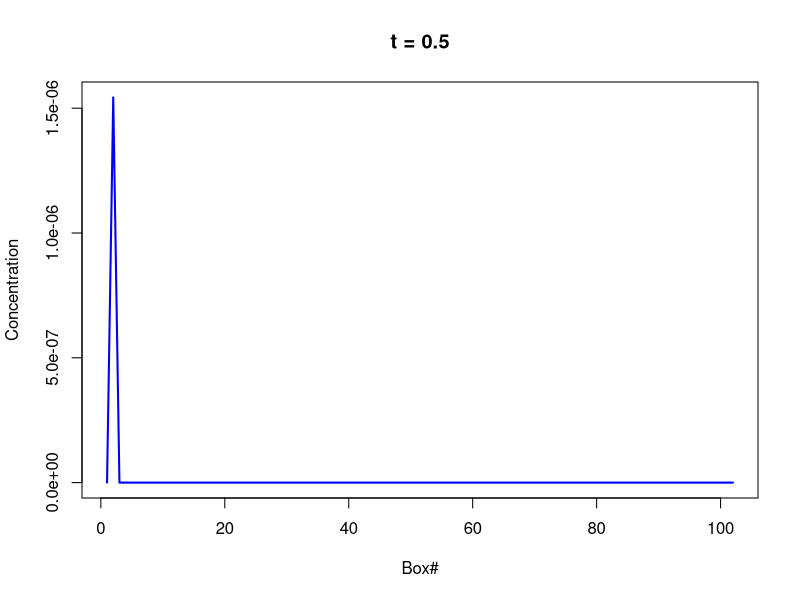
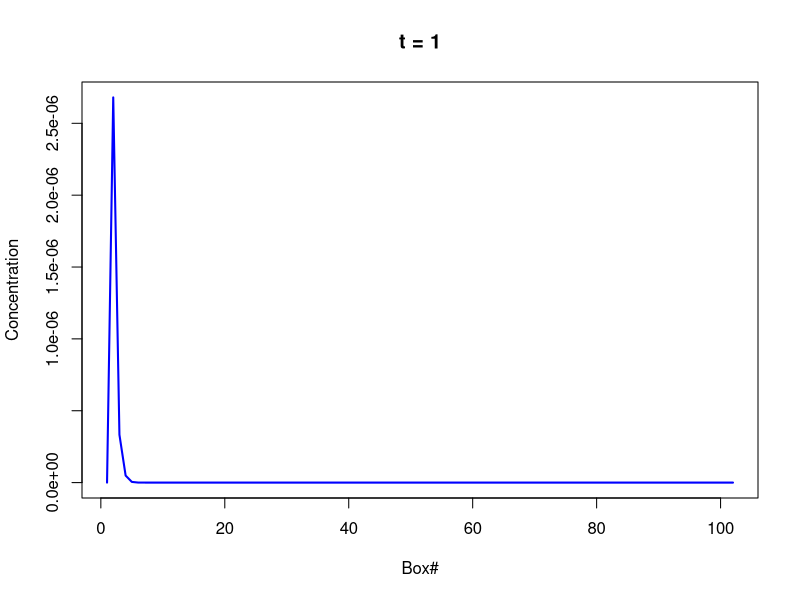
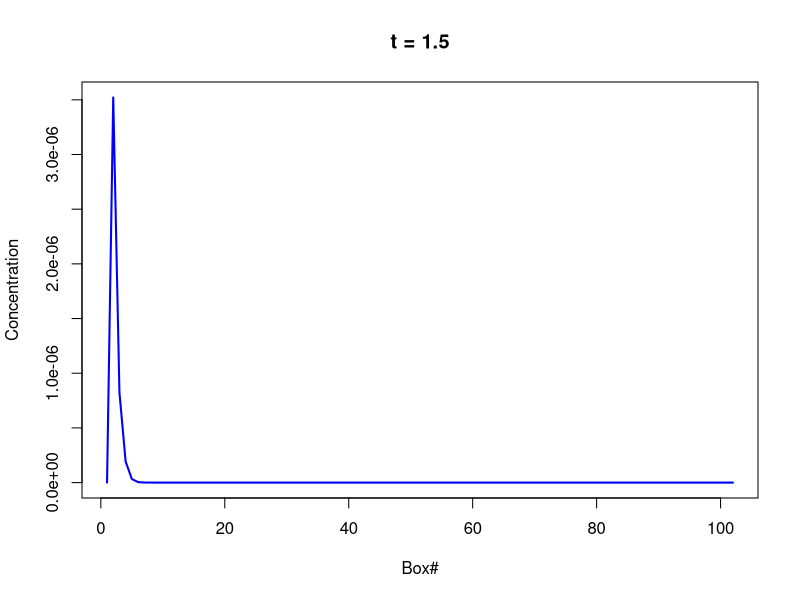
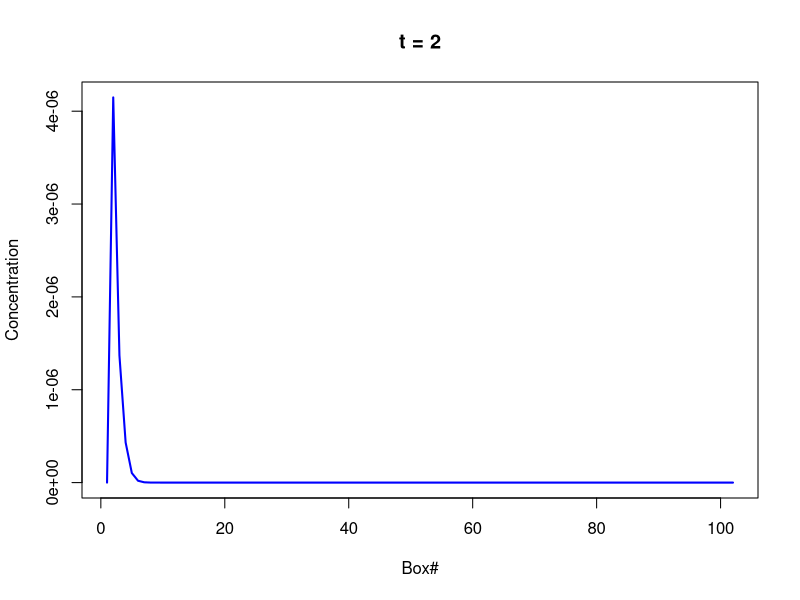
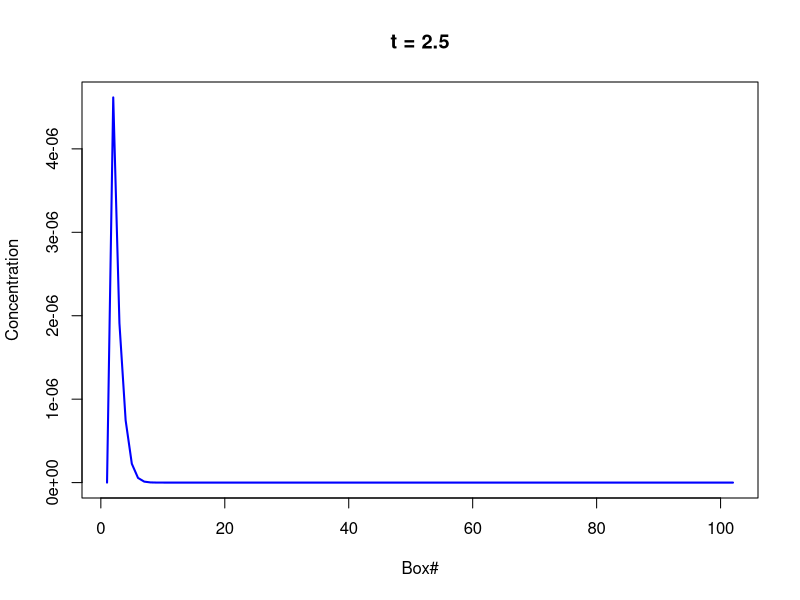
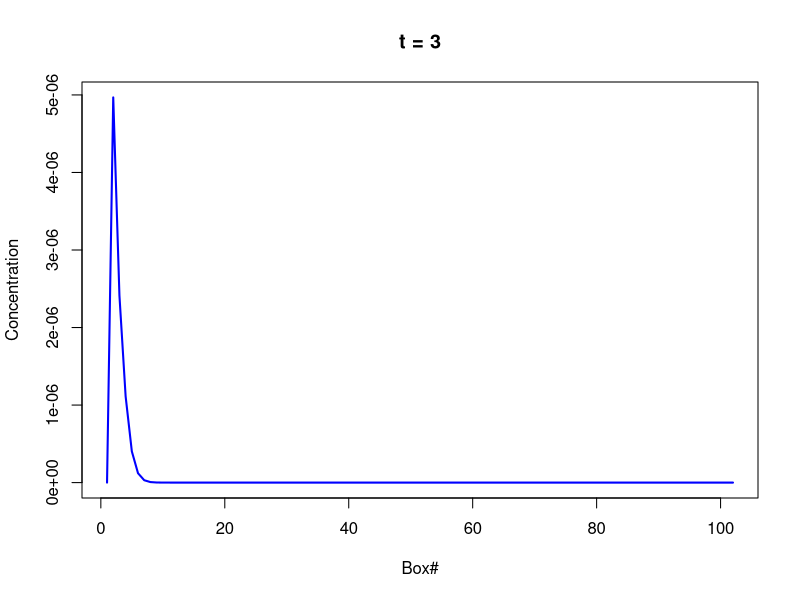
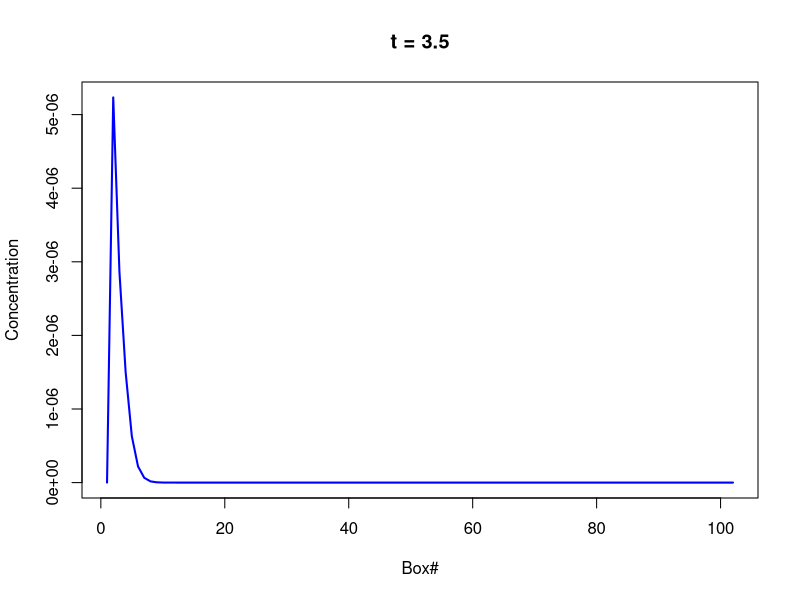
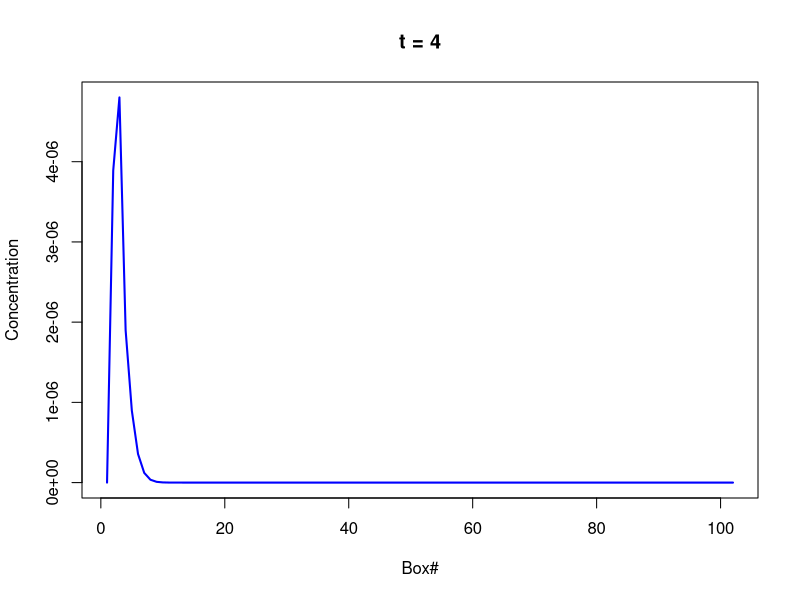

Here is the R script that generated these plots, in order:
#Tunnel Problem
#NOT WORKING RIGHT
# Set parameters below:
k = 0.01666
va = 0.277
ka = k + va
n = 102 #100 boxes for the tunnel plus 2 for the ends
# Set final time below and the time step for graphing and saving intermediate values:
tFinal = 400 #360 to traverse tunnel then dissapation time
tStep  = 0.5


transport = matrix(0, n, n)
for (j in 1:n) {
  transport[j, j] = -ka - k
  
  if (j + 1 <= n) {
    transport[j, j + 1] = k
  }
  else{
    transport[j, 1] = k
  }
  if (j - 1 > 0) {
    transport[j, j - 1] = ka
  }
  else{
    transport[j, n] = ka
  }
}
#transport[n,n] = -ka
#transport[1,1] = -k


# Solve the problem
C = matrix(0, n, 1)
egResult = eigen(transport)
egValues = egResult$values
egVectors = egResult$vectors
egVectorsInv = solve(egResult$vectors)


# Set the initial conditions
#C[2] = 10

# Generate the time series for graphing.
tSteps = as.integer(tFinal / tStep)
tEachStep = tFinal / tSteps

# Each box's time series will be stored in boxTimeSeries[boxNumber][timeStep]
# An alternative data structure is         timeTimeSeries[timeStep][boxNumber]
# This can be used depending on which kind of plot you want...
# And the steps themselves are in timeSeries[timeStep]
timeSeries = vector("list", tSteps)
timeTimeSeries = vector("list", tSteps)
boxTimeSeries = vector("list", n)

#TESTING WITH EMISSIONS OF PARTICLES CHANGE TO CONCENTRATION LATER
emission_concentration = 50/3600/(15*6*100)
for (j in 1:tSteps) {
  t = tEachStep * j
  timeSeries[[j]] = t
  car_position = t * 1000 / 36
  car_box = floor(car_position / 100) + 2
  print(car_box)
  if (j == 1) {
    solutionThisStep = egVectors %*% diag(exp(egValues * t)) %*% egVectorsInv %*% C
    if (car_box <= n) {
      solutionThisStep[car_box] = solutionThisStep[car_box] + emission_concentration
    }
    #     print('yeet')
  }
  
  else{
    solutionThisStep = egVectors %*% diag(exp(egValues)) %*% egVectorsInv %*% solutionLastStep
    if (car_box <= n) {
      solutionThisStep[car_box] = solutionThisStep[car_box] + emission_concentration
    }
    #    print('doubleyeet')
  }
  solutionThisStep[1] = 0
  solutionThisStep[n] = 0
  #  print(solutionThisStep[car_box])
  #  solutionThisStep[car_box] = solutionThisStep[car_box]+50/3600
  #  print(solutionThisStep[car_box])
  for (k in 1:n) {
    if (j == 1) {
      boxTimeSeries[[k]] = vector("list", tSteps) # create a second dimension
    }
    boxTimeSeries[[k]][[j]] = as.double(solutionThisStep[k]) # remove the imaginary part while we are at it
  }
  timeTimeSeries[[j]] = as.double(solutionThisStep)
  solutionLastStep = timeTimeSeries[[j]]
}


boxXaxis = 1:n

for (j in 1:400) {
  plot(
    boxXaxis,
    timeTimeSeries[[j]],
    type = "l",
    lwd = 2,
    col = "blue",
#    ylim = c(0, 20),
    main = paste("t =", timeSeries[[j]]),
    xlab = "Box#",
    ylab = "Concentration"
  )
}
#plot(boxXaxis, timeTimeSeries[[tSteps-1]], type="l", lwd=2, col="blue", ylim=c(0, 50), main=paste("t =", timeSeries[[j]]), xlab="Box#", ylab="Concentration")
